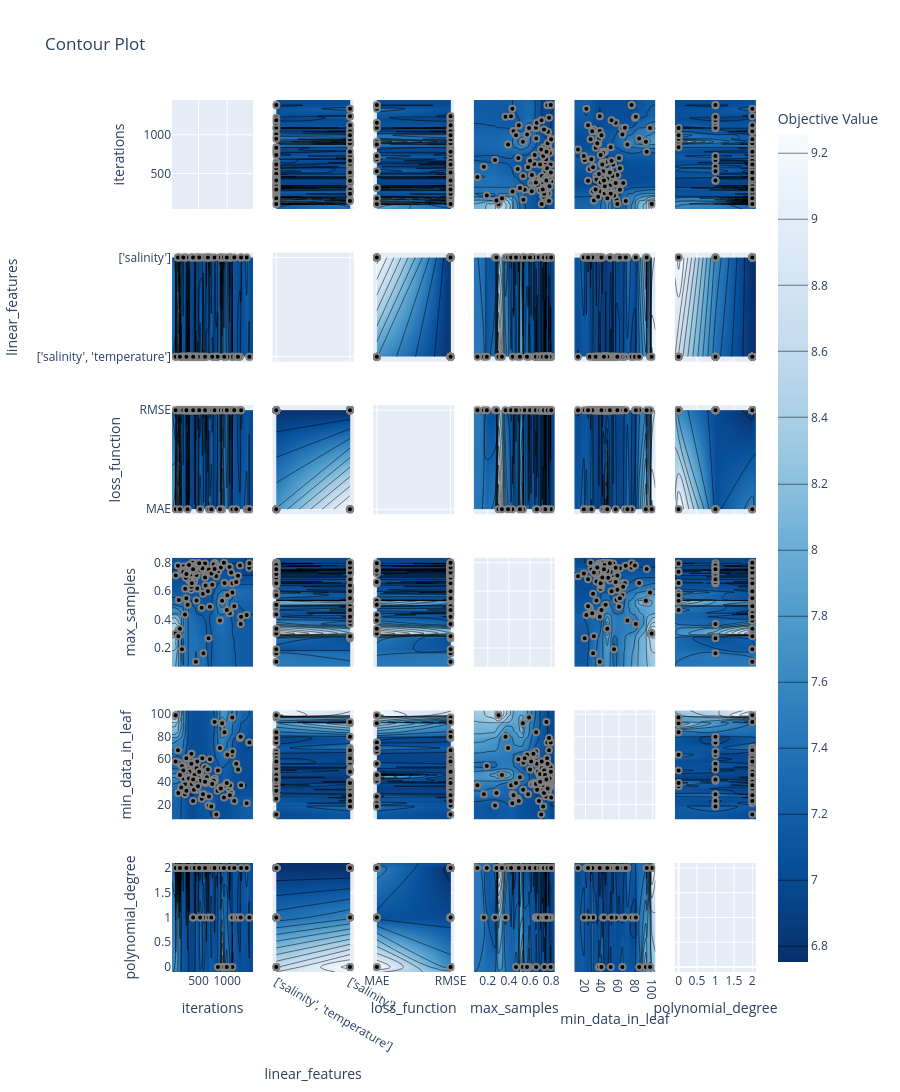

The notebook cell saved with this chart:
### Code cell
# plot optuna results
import optuna.visualization as optuna_viz

fig = optuna_viz.plot_contour(study)
fig.update_layout(height=1200)
